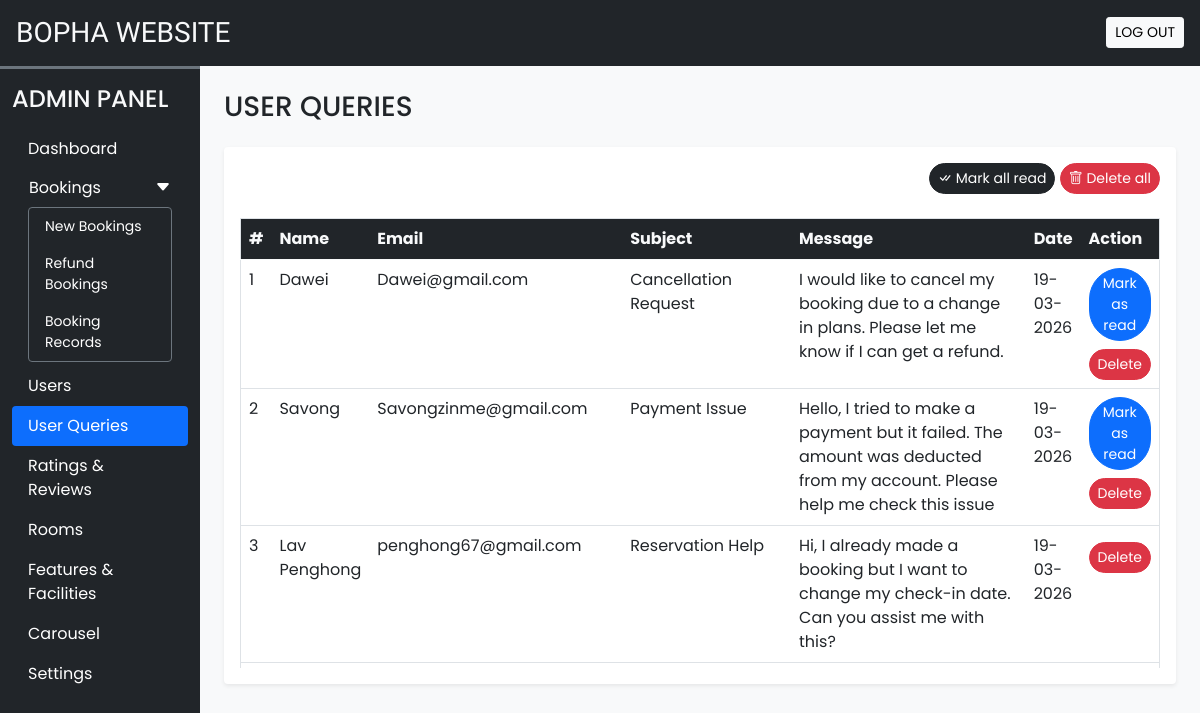
Screenshot of /admin/user_queries.php (signed in) with the database file from the repository.
### tables this page shows
CREATE TABLE `user_queries` (
  `sr_no` int(11) NOT NULL,
  `name` varchar(50) NOT NULL,
  `email` varchar(150) NOT NULL,
  `subject` varchar(200) NOT NULL,
  `message` varchar(500) NOT NULL,
  `datentime` datetime NOT NULL DEFAULT current_timestamp(),
  `seen` tinyint(4) NOT NULL DEFAULT 0
);

### admin/user_queries.php (the view, shortened to what this page needs)
<!DOCTYPE html>
<html lang="en">
<head>
  <?php require('inc/links.php'); ?>
</head>
<body class="bg-light">
  <?php require('inc/header.php'); ?>
  <div class="container-fluid" id="main-content">
    <div class="row">
      <div class="col-lg-10 ms-auto p-4 overflow-hidden">
        <h3 class="mb-4">USER QUERIES</h3>
        <div class="card border-0 shadow-sm mb-4">
          <div class="card-body">
            <div class="text-end mb-4">
              <a href="?seen=all" class="btn btn-dark rounded-pill shadow-none btn-sm">
                <i class="bi bi-check-all"></i> Mark all read
              </a>
              <a href="?del=all" class="btn btn-danger rounded-pill shadow-none btn-sm">
                <i class="bi bi-trash"></i> Delete all
              </a>
            </div>
            <div class="table-responsive-md" style="height: 450px; overflow-y: scroll;">
              <table class="table table-hover border">
                <thead class="sticky-top">
                  <tr class="bg-dark text-light">
                    <th scope="col">#</th>
                    <th scope="col">Name</th>
                    <th scope="col">Email</th>
                    <th scope="col" width="20%">Subject</th>
                    <th scope="col" width="30%">Message</th>
                    <th scope="col">Date</th>
                    <th scope="col">Action</th>
                  </tr>
                </thead>
                <tbody>
                  <?php
                    $q = "SELECT * FROM `user_queries` ORDER BY `sr_no` DESC";
                    $data = mysqli_query($con,$q);
                    $i=1;
                    while($row = mysqli_fetch_assoc($data))
                    {
                      $date = date('d-m-Y',strtotime($row['datentime']));
                      $seen='';
                      if($row['seen']!=1){
                        $seen = "<a href='?seen=$row[sr_no]' class='btn btn-sm rounded-pill btn-primary'>Mark as read</a> <br>";
                      }
                      $seen.="<a href='?del=$row[sr_no]' class='btn btn-sm rounded-pill btn-danger mt-2'>Delete</a>";
                      echo<<<query
                        <tr>
                          <td>$i</td>
                          <td>$row[name]</td>
                          <td>$row[email]</td>
                          <td>$row[subject]</td>
                          <td>$row[message]</td>
                          <td>$date</td>
                          <td>$seen</td>
                        </tr>
                      query;
                      $i++;
                    }
                  ?>
                </tbody>
              </table>
            </div>
          </div>
        </div>
      </div>
    </div>
  </div>
</body>
</html>

### admin/css/common.css (style rules this page uses)
:root { --teal: #2ec1ac; --teal_hover: #279e8c; }
* { font-family: 'Poppins', sans-serif; }

### rows the page displays
user_queries: name "Dawei", email "Dawei@gmail.com", subject "Cancellation Request", message "I would like to cancel my booking due to a change in plans. Please let me know if I can get a refund.", datentime "19-03-2026"
user_queries: name "Savong", email "Savongzinme@gmail.com", subject "Payment Issue", message "Hello, I tried to make a payment but it failed. The amount was deducted from my account. Please help me check this issue", datentime "19-03-2026"
user_queries: name "Lav Penghong", email "penghong67@gmail.com", subject "Reservation Help", message "Hi, I already made a booking but I want to change my check-in date. Can you assist me with this?", datentime "19-03-2026"
